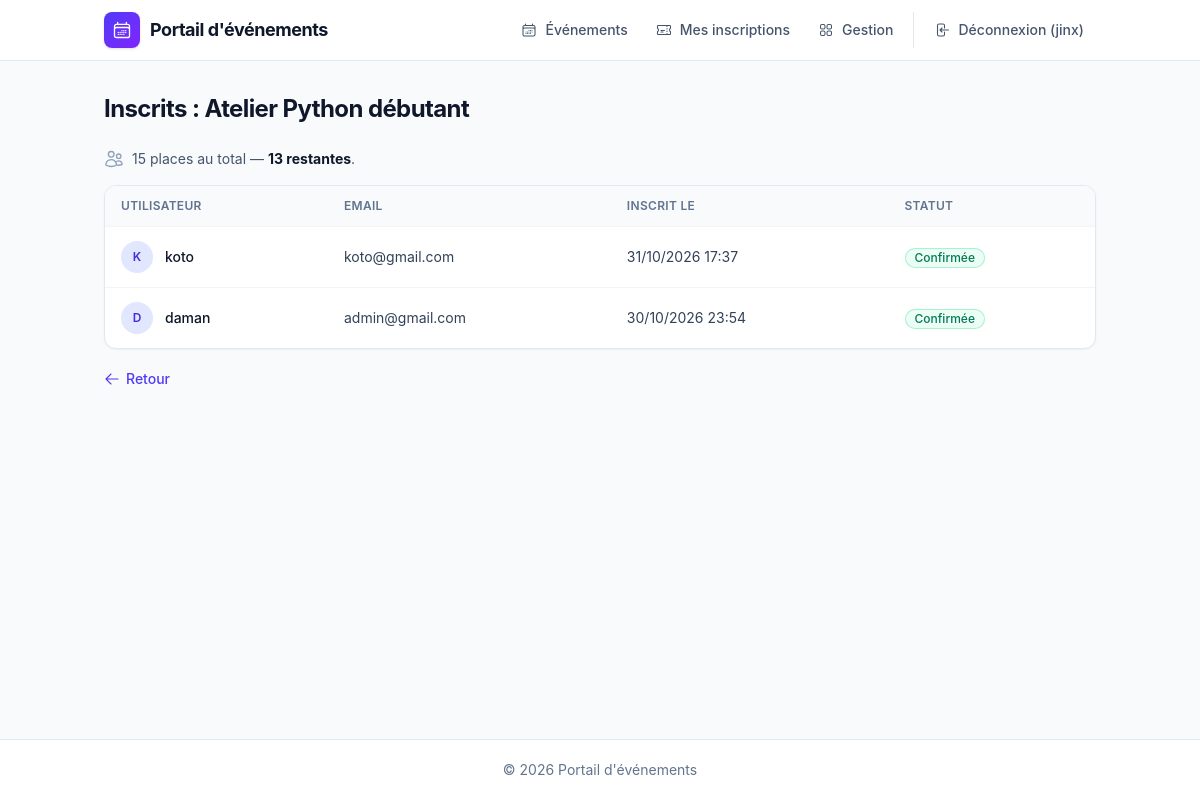
Page /gestion/1/inscrits/ (signed in) on the committed database.
### evenements/models.py (models this page shows, shortened)
class Evenement(models.Model):
    class Categorie(models.TextChoices):
        ATELIER = "atelier", "Atelier"
        CONFERENCE = "conference", "Conférence"
        RENCONTRE = "rencontre", "Rencontre"
    titre = models.CharField(max_length=200)
    description = models.TextField()
    date_evenement = models.DateTimeField("date et heure")
    lieu = models.CharField(max_length=200)
    capacite = models.PositiveIntegerField(
        "capacité", validators=[MinValueValidator(1, "La capacité doit être d'au moins 1.")]
    )
    categorie = models.CharField(
        "catégorie", max_length=20, choices=Categorie.choices, default=Categorie.ATELIER
    )
    class Meta:
        ordering = ["date_evenement"]
    @property
    def places_restantes(self):
        confirmees = self.inscriptions.filter(statut=Inscription.Statut.CONFIRMEE).count()
        return max(0, self.capacite - confirmees)

class Inscription(models.Model):
    class Statut(models.TextChoices):
        CONFIRMEE = "confirmee", "Confirmée"
        ANNULEE = "annulee", "Annulée"
    evenement = models.ForeignKey(Evenement, on_delete=models.CASCADE, related_name="inscriptions")
    utilisateur = models.ForeignKey(
        settings.AUTH_USER_MODEL, on_delete=models.CASCADE, related_name="inscriptions"
    )
    date_inscription = models.DateTimeField(auto_now_add=True)
    statut = models.CharField(max_length=20, choices=Statut.choices, default=Statut.CONFIRMEE)
    class Meta:
        unique_together = ("evenement", "utilisateur")  # pas de double inscription
        ordering = ["-date_inscription"]

### evenements/views.py (the view)
# urls.py: path("gestion/<int:pk>/inscrits/", views.inscrits_evenement, name="inscrits_evenement"),
@gestionnaire_requis
def inscrits_evenement(request, pk):
    evenement = get_object_or_404(Evenement, pk=pk)
    inscriptions = evenement.inscriptions.select_related("utilisateur")
    return render(request, "evenements/inscrits_evenement.html", {
        "evenement": evenement, "inscriptions": inscriptions
    })

### evenements/views.py (called while the page is built)
def gestionnaire_requis(vue):
    @wraps(vue)
    def _vue(request, *args, **kwargs):
        if not request.user.is_authenticated:
            return redirect_to_login(request.get_full_path())
        if not request.user.is_staff:
            raise PermissionDenied
        return vue(request, *args, **kwargs)
    return _vue

### templates/evenements/inscrits_evenement.html (shortened to what this page needs)
{% extends "base.html" %}
{% block content %}
<div class="page-header"><h1>Inscrits : {{ evenement.titre }}</h1></div>
<p class="meta-item mb-4">{% include "partials/icon.html" with name="users" cls="size-5" %}
  <span>{{ evenement.capacite|add:"0" }} places au total — <strong class="text-slate-900">{{ evenement.places_restantes }} restantes</strong>.</span></p>
<div class="table-wrap">
<table>
  <tr><th>Utilisateur</th><th>Email</th><th>Inscrit le</th><th>Statut</th></tr>
  {% for i in inscriptions %}
  <tr>
    <td><div class="flex items-center gap-3"><span class="avatar">{{ i.utilisateur.username|slice:":1" }}</span><span class="font-medium text-slate-900">{{ i.utilisateur.username }}</span></div></td>
    <td>{{ i.utilisateur.email }}</td>
    <td class="whitespace-nowrap">{{ i.date_inscription|date:"d/m/Y H:i" }}</td>
    <td><span class="badge {% if i.statut == 'confirmee' %}green{% else %}gray{% endif %}">{{ i.get_statut_display }}</span></td>
  </tr>
  {% empty %}<tr><td colspan="4" class="py-10 text-center text-slate-500">Aucune inscription.</td></tr>{% endfor %}
</table>
</div>
<a class="inline-flex items-center gap-1.5 text-sm font-medium" href="{% url 'gestion_evenements' %}">{% include "partials/icon.html" with name="arrow-left" %} Retour</a>
{% endblock %}

### templates/base.html (shortened to what this page needs)
{% load tailwind_tags %}<!DOCTYPE html>
<html lang="fr">
<head>
  {% tailwind_css %}
</head>
<body class="flex min-h-screen flex-col">
<header class="sticky top-0 z-30 border-b border-slate-200 bg-white/90 backdrop-blur">
  <nav class="mx-auto flex max-w-5xl flex-wrap items-center gap-x-1 gap-y-2 px-4 py-3">
    <a class="brand mr-auto" href="{% url 'liste_evenements' %}">
      <span class="brand-logo">{% include "partials/icon.html" with name="calendar-days" cls="size-5" %}</span>
      Portail d'événements
    </a>
    <a class="nav-link {% if request.resolver_match.url_name == 'liste_evenements' %}is-active{% endif %}" href="{% url 'liste_evenements' %}">
      {% include "partials/icon.html" with name="calendar-days" %} Événements
    </a>
    {% if user.is_authenticated %}
      <a class="nav-link {% if request.resolver_match.url_name == 'mes_inscriptions' %}is-active{% endif %}" href="{% url 'mes_inscriptions' %}">
        {% include "partials/icon.html" with name="ticket" %} Mes inscriptions
      </a>
      {% if user.is_staff %}
      <a class="nav-link {% if request.resolver_match.url_name == 'gestion_evenements' %}is-active{% endif %}" href="{% url 'gestion_evenements' %}">
        {% include "partials/icon.html" with name="grid" %} Gestion
      </a>
      {% endif %}
      <form method="post" action="{% url 'deconnexion' %}" class="m-0 ml-1 border-l border-slate-200 pl-2">{% csrf_token %}
        <button type="submit" class="nav-link">
          {% include "partials/icon.html" with name="logout" %} Déconnexion ({{ user.username }})
        </button>
      </form>
    {% else %}
      <a class="nav-link" href="{% url 'connexion' %}">{% include "partials/icon.html" with name="login" %} Connexion</a>
      <a class="btn sm" href="{% url 'creer_compte' %}">{% include "partials/icon.html" with name="user-plus" %} Créer un compte</a>
    {% endif %}
  </nav>
</header>
<main class="mx-auto my-8 w-full max-w-5xl flex-1 px-4">
  {% block content %}{% endblock %}
</main>
<footer class="border-t border-slate-200 bg-white">
  <div class="mx-auto max-w-5xl px-4 py-5 text-center text-sm text-slate-500">
    &copy; {% now "Y" %} Portail d'événements
  </div>
</footer>
</body>
</html>

### rows in the picture
Evenement: titre "Atelier Python débutant", capacite|add "15", places_restantes "13"
Inscription: utilisateur.username "K", utilisateur.username "koto", utilisateur.email "koto@gmail.com", date_inscription "31/10/2026 17:37", statut "Confirmée"
Inscription: utilisateur.username "D", utilisateur.username "daman", utilisateur.email "admin@gmail.com", date_inscription "30/10/2026 23:54", statut "Confirmée"

### other values in the picture
{{ user.username }} "jinx"
